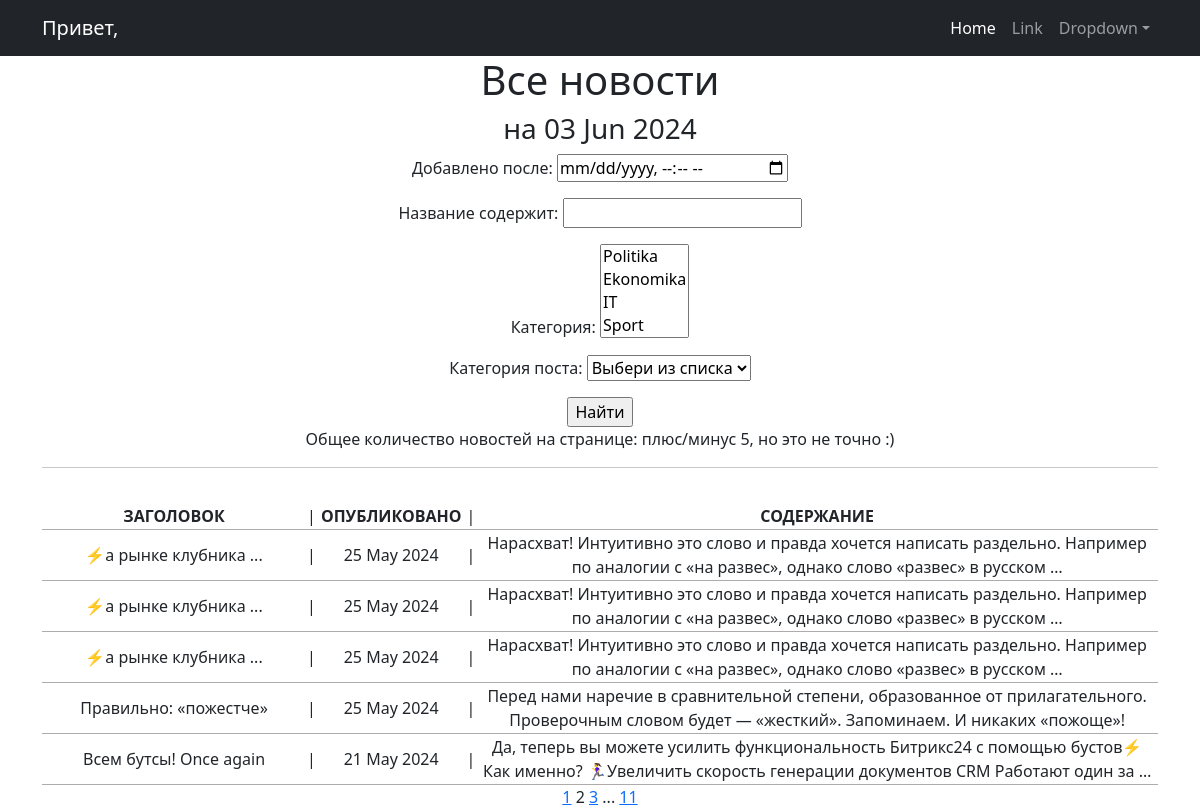
The page /news/?&page=2& on the database its author committed.
### news/models.py (models this page shows, shortened)
class Post(models.Model):
    post_author = models.ForeignKey(Author, on_delete=models.CASCADE, verbose_name='Автор')
    post_type = models.CharField(max_length=1, choices=POST_TYPE_CHOICES, verbose_name='Тип поста')
    created_at = models.DateTimeField(auto_now_add=True, verbose_name="Дата создания")
    categories = models.ManyToManyField(Category, through='PostCategory', verbose_name="Категория")
    title = models.CharField(max_length=256, verbose_name="Заголовок")
    content = models.TextField(blank=True, verbose_name="Содержание")
    post_rating = models.IntegerField(default=0)

### news/views.py (the view, shortened to what this page needs)
# urls.py: path('', PostsList.as_view(), name='news'),
class PostsList(ListView):
    model = Post
    ordering = '-created_at'
    template_name = 'news.html'
    context_object_name = 'news'
    paginate_by = 5
    def get_queryset(self):
        queryset = super().get_queryset()
        self.filterset = PostFilter(self.request.GET, queryset=queryset)
        logger.debug(f"Параметры фильтрации: {self.request.GET}")
        return self.filterset.qs
    def get_context_data(self, **kwargs):
        context = super().get_context_data(**kwargs)
        context['time_now'] = datetime.utcnow()
        context['filterset'] = self.filterset
        return context

### news/models.py (called while the page is built)
    def __str__(self):
        return self.category_name

### template/news.html (shortened to what this page needs)
{% extends 'flatpages/default.html' %}
{% load censor_filter %}
{% block content %}
    <h1>Все новости</h1>
<h3>на {{ time_now|date:'d M Y' }}</h3>
    <form action="" method="get">
    {{ filterset.form.as_p }}
    <input type="submit" value="Найти" />
   </form>
    <p> Общее количество новостей на странице:  плюс/минус {{ news|length }}, но это не точно :)</p>
   <hr>
   {% if news %}
       <table width="100%" style ="margin-top: 35px">
           <tr>
               <th width="300">ЗАГОЛОВОК</th>
               <td> | </td>
               <th width="150">ОПУБЛИКОВАНО</th>
               <td> | </td>
               <th width="800">СОДЕРЖАНИЕ</th>
           </tr>
           {% for i in news %}
           <tr class = "table-group-divider">
               <td>{{ i.title|truncatewords:8 }}</td>
               <td> | </td>
               <td>{{ i.created_at|date:"d M Y" }}</td>
               <td> | </td>
               <td>{{ i.content|truncatewords:20 }}</td>
           </tr>
           {% endfor %}
       </table>
   {% else %}
       <h5>По Вашему запросу ничего не нашлось? Загляните позже, авторы уже пишут!</h5>
   {% endif %}
{% if page_obj.has_previous %}
    <a href="?{{ request.GET.urlencode }}&page=1{% if filterset %}&{{ filterset.urlencode }}{% endif %}">1</a>
{% endif %}
{{ page_obj.number }}
{% if page_obj.has_next %}
    <a href="?{{ request.GET.urlencode }}&page={{ page_obj.next_page_number }}{% if filterset %}&{{ filterset.urlencode }}{% endif %}">{{ page_obj.next_page_number }}</a>
    {% if paginator.num_pages != page_obj.next_page_number %}
        ...
        <a href="?{{ request.GET.urlencode }}&page={{ page_obj.paginator.num_pages }}{% if filterset %}&{{ filterset.urlencode }}{% endif %}">{{ page_obj.paginator.num_pages }}</a>
    {% endif %}
{% endif %}
{% endblock content %}

### rows shown on the page
Post: title "⚡️а рынке клубника ...", created_at "25 May 2024", content "Нарасхват! Интуитивно это слово и правда хочется написать раздельно. Например по аналогии с «на развес», однако слово «развес» в русском …"
Post: title "⚡️а рынке клубника ...", created_at "25 May 2024", content "Нарасхват! Интуитивно это слово и правда хочется написать раздельно. Например по аналогии с «на развес», однако слово «развес» в русском …"
Post: title "⚡️а рынке клубника ...", created_at "25 May 2024", content "Нарасхват! Интуитивно это слово и правда хочется написать раздельно. Например по аналогии с «на развес», однако слово «развес» в русском …"
Post: title "Правильно: «пожестче»", created_at "25 May 2024", content "Перед нами наречие в сравнительной степени, образованное от прилагательного. Проверочным словом будет — «жесткий». Запоминаем. И никаких «пожоще»!"
Post: title "Всем бутсы! Once again", created_at "21 May 2024", content "Да, теперь вы можете усилить функциональность Битрикс24 с помощью бустов⚡️ Как именно? 🏃‍♀️Увеличить скорость генерации документов CRM Работают один за …"

### other values the page prints
{{ time_now|date:'d M Y' }} "03 Jun 2024"
{{ news|length }} "5"
{{ page_obj.number }} "2"
{{ page_obj.next_page_number }} "3"
{{ page_obj.paginator.num_pages }} "11"
